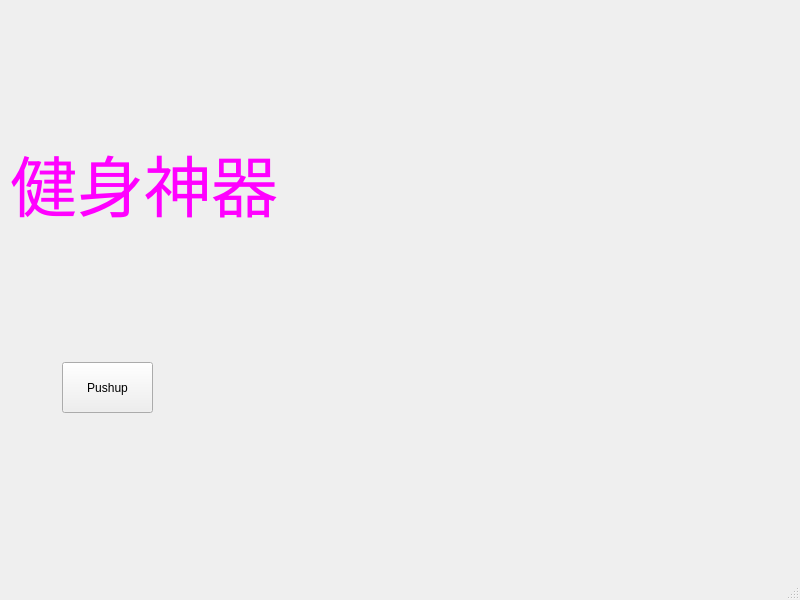
<?xml version="1.0" encoding="UTF-8"?>
<ui version="4.0">
 <class>Workout</class>
 <widget class="QMainWindow" name="Workout">
  <property name="geometry">
   <rect>
    <x>0</x>
    <y>0</y>
    <width>800</width>
    <height>600</height>
   </rect>
  </property>
  <property name="windowTitle">
   <string>MainWindow</string>
  </property>
  <widget class="QWidget" name="centralwidget">
   <widget class="QWidget" name="">
    <property name="geometry">
     <rect>
      <x>10</x>
      <y>10</y>
      <width>763</width>
      <height>501</height>
     </rect>
    </property>
    <layout class="QVBoxLayout" name="verticalLayout">
     <item>
      <spacer name="verticalSpacer_3">
       <property name="orientation">
        <enum>Qt::Vertical</enum>
       </property>
       <property name="sizeHint" stdset="0">
        <size>
         <width>20</width>
         <height>18</height>
        </size>
       </property>
      </spacer>
     </item>
     <item>
      <layout class="QHBoxLayout" name="horizontalLayout">
       <item>
        <widget class="QLabel" name="label">
         <property name="minimumSize">
          <size>
           <width>268</width>
           <height>80</height>
          </size>
         </property>
         <property name="font">
          <font>
           <pointsize>50</pointsize>
          </font>
         </property>
         <property name="text">
          <string>&lt;html&gt;&lt;head/&gt;&lt;body&gt;&lt;p&gt;&lt;span style=&quot; color:#ff00ff;&quot;&gt;健身神器&lt;/span&gt;&lt;/p&gt;&lt;/body&gt;&lt;/html&gt;</string>
         </property>
        </widget>
       </item>
       <item>
        <spacer name="horizontalSpacer">
         <property name="orientation">
          <enum>Qt::Horizontal</enum>
         </property>
         <property name="sizeHint" stdset="0">
          <size>
           <width>48</width>
           <height>20</height>
          </size>
         </property>
        </spacer>
       </item>
       <item>
        <widget class="QLabel" name="john_cena">
         <property name="minimumSize">
          <size>
           <width>278</width>
           <height>221</height>
          </size>
         </property>
         <property name="text">
          <string/>
         </property>
         <property name="pixmap">
          <pixmap>../sources/gif/john_cena.gif</pixmap>
         </property>
         <property name="alignment">
          <set>Qt::AlignCenter</set>
         </property>
        </widget>
       </item>
      </layout>
     </item>
     <item>
      <spacer name="verticalSpacer">
       <property name="orientation">
        <enum>Qt::Vertical</enum>
       </property>
       <property name="sizeHint" stdset="0">
        <size>
         <width>20</width>
         <height>40</height>
        </size>
       </property>
      </spacer>
     </item>
     <item>
      <layout class="QHBoxLayout" name="horizontalLayout_3">
       <item>
        <spacer name="horizontalSpacer_3">
         <property name="orientation">
          <enum>Qt::Horizontal</enum>
         </property>
         <property name="sizeHint" stdset="0">
          <size>
           <width>40</width>
           <height>20</height>
          </size>
         </property>
        </spacer>
       </item>
       <item>
        <layout class="QHBoxLayout" name="horizontalLayout_2">
         <item>
          <widget class="QPushButton" name="push_up_button">
           <property name="minimumSize">
            <size>
             <width>91</width>
             <height>51</height>
            </size>
           </property>
           <property name="whatsThis">
            <string>&lt;html&gt;&lt;head/&gt;&lt;body&gt;&lt;p&gt;開始伏地挺身!!!&lt;/p&gt;&lt;/body&gt;&lt;/html&gt;</string>
           </property>
           <property name="text">
            <string>Pushup</string>
           </property>
          </widget>
         </item>
         <item>
          <spacer name="horizontalSpacer_2">
           <property name="orientation">
            <enum>Qt::Horizontal</enum>
           </property>
           <property name="sizeHint" stdset="0">
            <size>
             <width>568</width>
             <height>20</height>
            </size>
           </property>
          </spacer>
         </item>
        </layout>
       </item>
       <item>
        <spacer name="horizontalSpacer_4">
         <property name="orientation">
          <enum>Qt::Horizontal</enum>
         </property>
         <property name="sizeHint" stdset="0">
          <size>
           <width>40</width>
           <height>20</height>
          </size>
         </property>
        </spacer>
       </item>
      </layout>
     </item>
     <item>
      <spacer name="verticalSpacer_2">
       <property name="orientation">
        <enum>Qt::Vertical</enum>
       </property>
       <property name="sizeHint" stdset="0">
        <size>
         <width>20</width>
         <height>98</height>
        </size>
       </property>
      </spacer>
     </item>
    </layout>
   </widget>
  </widget>
  <widget class="QMenuBar" name="menubar">
   <property name="geometry">
    <rect>
     <x>0</x>
     <y>0</y>
     <width>800</width>
     <height>21</height>
    </rect>
   </property>
  </widget>
  <widget class="QStatusBar" name="statusbar"/>
 </widget>
 <resources>
  <include location="../sources/appsources.qrc"/>
 </resources>
 <connections>
  <connection>
   <sender>push_up_button</sender>
   <signal>clicked()</signal>
   <receiver>Workout</receiver>
   <slot>open_pushup_window()</slot>
   <hints>
    <hint type="sourcelabel">
     <x>129</x>
     <y>464</y>
    </hint>
    <hint type="destinationlabel">
     <x>170</x>
     <y>511</y>
    </hint>
   </hints>
  </connection>
 </connections>
 <slots>
  <slot>open_pushup_window()</slot>
 </slots>
</ui>
